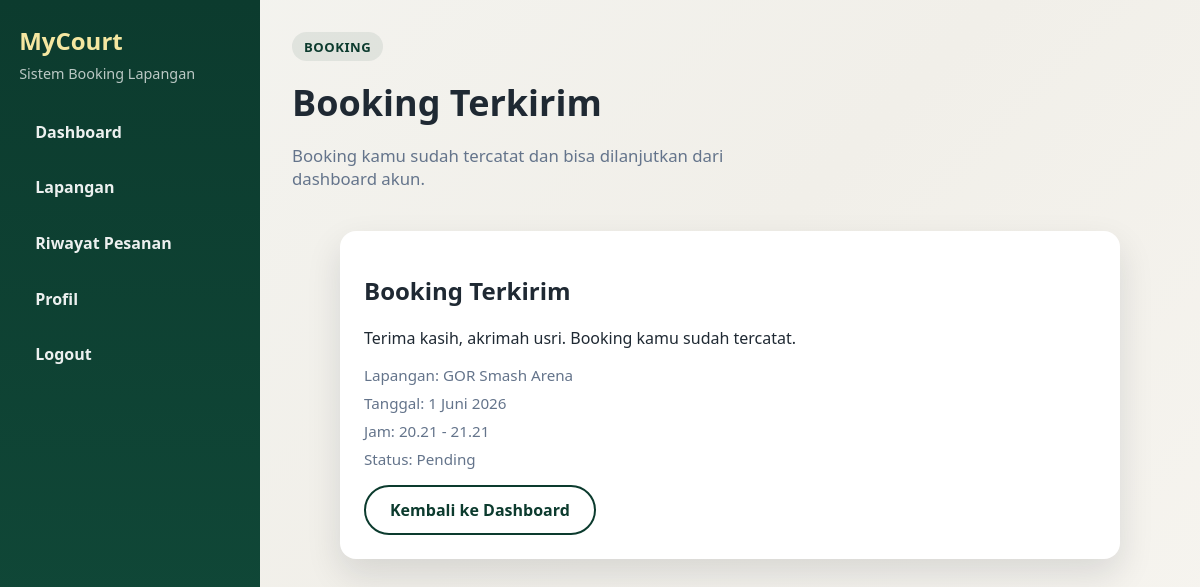
The page /booking/success/5/ on the database its author committed.
### booking/models.py (models this page shows, shortened)
class Booking(models.Model):
    STATUS_PENDING = "pending"
    STATUS_CONFIRMED = "confirmed"
    STATUS_CANCELLED = "cancelled"
    STATUS_CHOICES = [
        (STATUS_PENDING, "Pending"),
        (STATUS_CONFIRMED, "Confirmed"),
        (STATUS_CANCELLED, "Cancelled"),
    ]
    user = models.ForeignKey(User, on_delete=models.CASCADE, related_name="bookings", null=True, blank=True)
    court = models.ForeignKey(Court, on_delete=models.CASCADE, related_name="bookings")
    full_name = models.CharField(max_length=120)
    email = models.EmailField()
    phone = models.CharField(max_length=30)
    date = models.DateField()
    start_time = models.TimeField()
    end_time = models.TimeField()
    notes = models.TextField(blank=True)
    status = models.CharField(max_length=20, choices=STATUS_CHOICES, default=STATUS_PENDING)
    created_at = models.DateTimeField(auto_now_add=True)

class Court(models.Model):
    name = models.CharField(max_length=120)
    location = models.CharField(max_length=255)
    price_per_hour = models.DecimalField(max_digits=10, decimal_places=2)
    image = models.ImageField(upload_to="court_images/", blank=True, null=True)
    description = models.TextField(blank=True)
    is_active = models.BooleanField(default=True)
    open_time = models.TimeField(default=datetime.time(6, 0))
    close_time = models.TimeField(default=datetime.time(23, 0))
    created_at = models.DateTimeField(auto_now_add=True)

### booking/views.py (the view)
# urls.py: path("booking/success/<int:booking_id>/", views.booking_success, name="success"),
def booking_success(request, booking_id: int):
    booking = get_object_or_404(Booking, pk=booking_id)
    return render(request, "booking/booking_success.html", {"booking": booking})

### booking/templates/booking/booking_success.html (shortened to what this page needs)
{% extends 'booking/dashboard_shell.html' %}
{% block dashboard_eyebrow %}Booking{% endblock %}
{% block dashboard_heading %}Booking Terkirim{% endblock %}
{% block dashboard_lead %}Booking kamu sudah tercatat dan bisa dilanjutkan dari dashboard akun.{% endblock %}
{% block content %}
<section class="dashboard-page booking-success-page">
    <div class="container narrow">
        <div class="card booking-success-card">
            <h1>Booking Terkirim</h1>
            <p>Terima kasih, {{ booking.full_name }}. Booking kamu sudah tercatat.</p>
            <div class="meta">
                <span>Lapangan: {{ booking.court.name }}</span>
                <span>Tanggal: {{ booking.date }}</span>
                <span>Jam: {{ booking.start_time }} - {{ booking.end_time }}</span>
                <span>Status: {{ booking.get_status_display }}</span>
            </div>
            <a class="btn ghost" href="{% url 'booking:user_dashboard' %}">Kembali ke Dashboard</a>
        </div>
    </div>
</section>
{% endblock %}

### booking/static/booking/styles.css (style rules this page uses)
:root { --bg: #f4f4f0; --primary: #0c3b2e; --accent: #e67e22; --text: #1f2933; --muted: #64748b; --card: #ffffff; --shadow: rgba(15, 23, 42, 0.12); --auth-bg: #0a0a3d; }
* { box-sizing: border-box; }
html { scroll-behavior: smooth; }
body { margin: 0; font-family: "Trebuchet MS", "Segoe UI", sans-serif; color: var(--text); background: linear-gradient(135deg, #f4f4f0 0%, #f1efe9 50%, #f7f5f0 100%); }
body.dashboard-body { background: linear-gradient(135deg, #f4f4f0 0%, #f1efe9 50%, #f7f5f0 100%); }
a { color: inherit; }
.container { width: min(1100px, 90%); margin: 0 auto; }
.narrow { width: min(780px, 90%); }
.btn { display: inline-block; padding: 0.75rem 1.5rem; border-radius: 999px; text-decoration: none; font-weight: 600; border: 2px solid transparent; }
.btn.ghost { border-color: var(--primary); color: var(--primary); }
.card { background: var(--card); padding: 1.5rem; border-radius: 16px; box-shadow: 0 15px 35px var(--shadow); }
.dashboard-page { padding: 0; }
.meta { display: grid; gap: 0.5rem; color: var(--muted); font-size: 0.95rem; margin: 1rem 0; }

### rows shown on the page
Booking: full_name "akrimah usri", court.name "GOR Smash Arena", date "1 Juni 2026", start_time "20.21", end_time "21.21", status "Pending"
